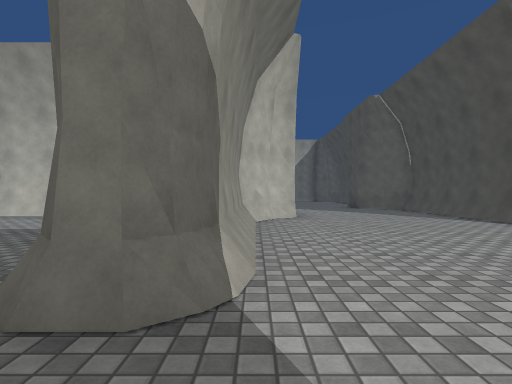
View 1 (above)

23 first-person views from a walk through a 3-D level made in the Unity game engine. The camera is 1.2 m above the floor, looks level and sees 80° across. The floor is counted in squares, 2 m on a side. Each view is taken from the middle of a square. On the plan, view 1 faces up. The plan holds only what a view shows up to about 9 squares ahead; the rest is blank. The place goes on beyond the plan. The player is left out. Surface patterns are stand-ins for the level's own textures.

View 2
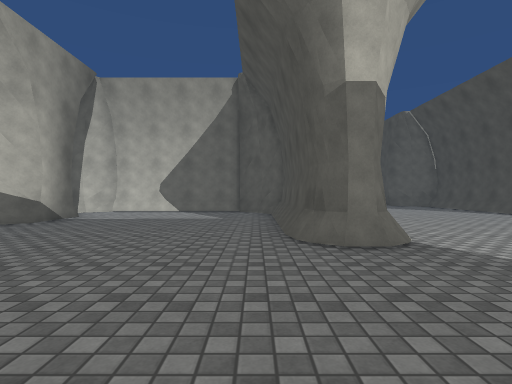

View 3
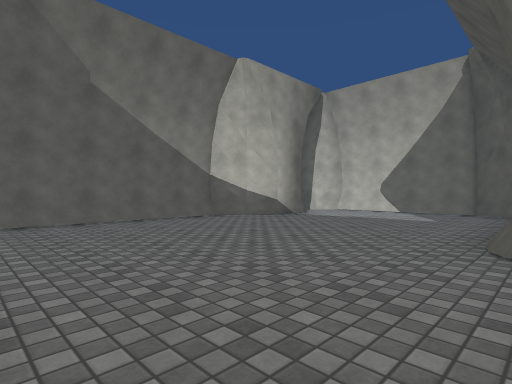

View 4
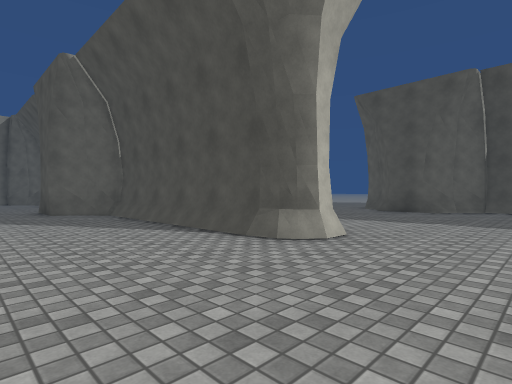

View 5
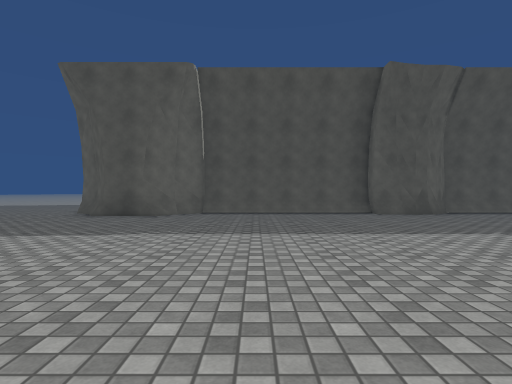

View 6
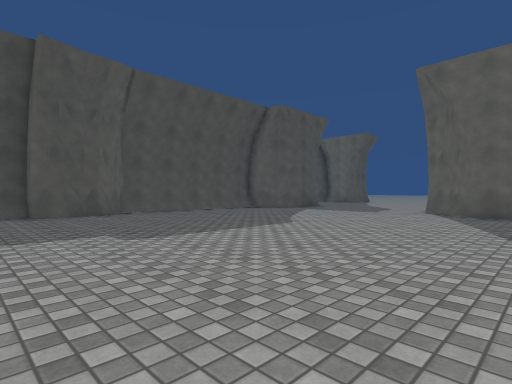

View 7
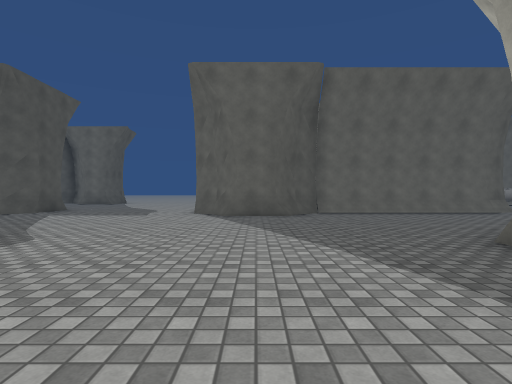

View 8
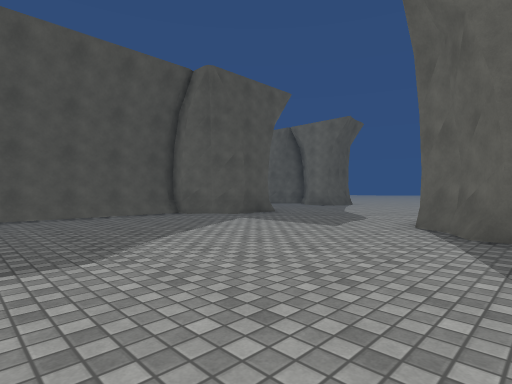

View 9
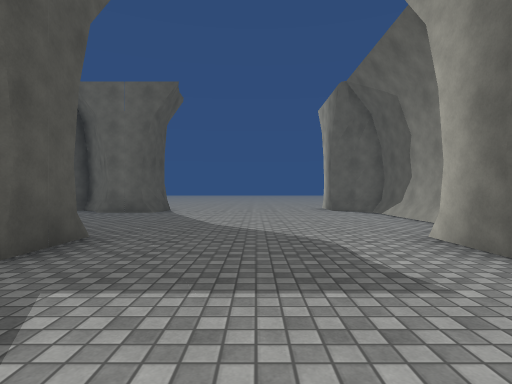

View 10
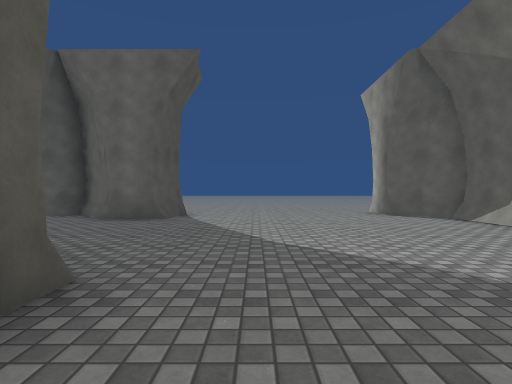

View 11
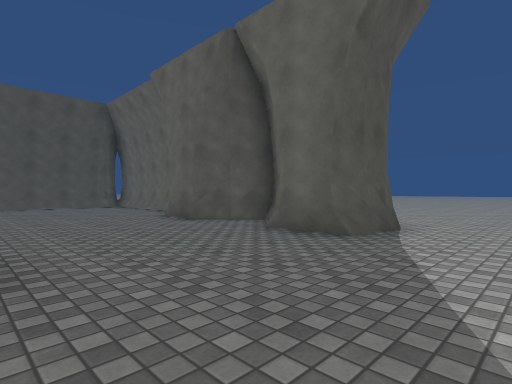

View 12
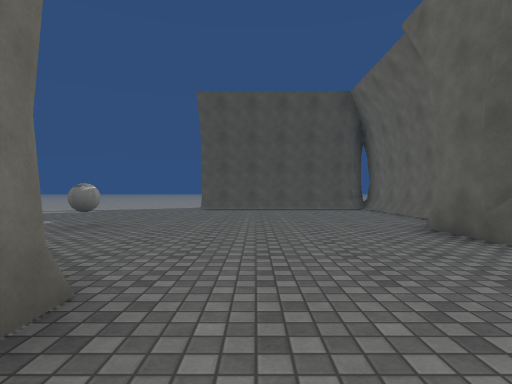

View 13
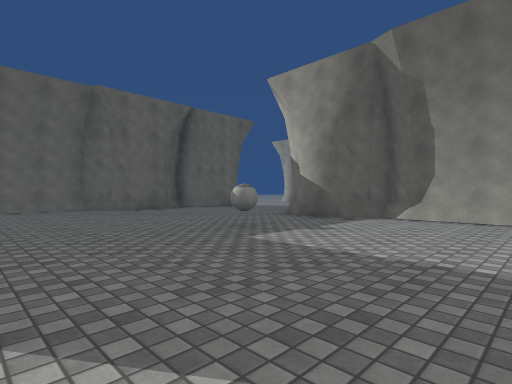

View 14
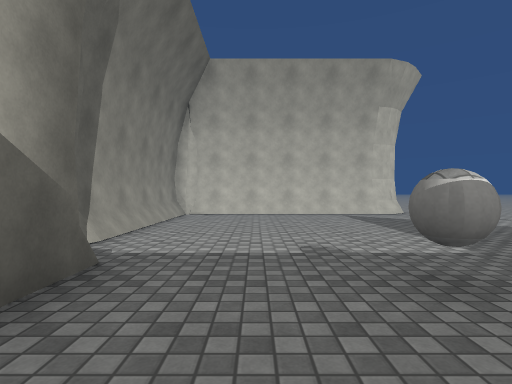

View 15
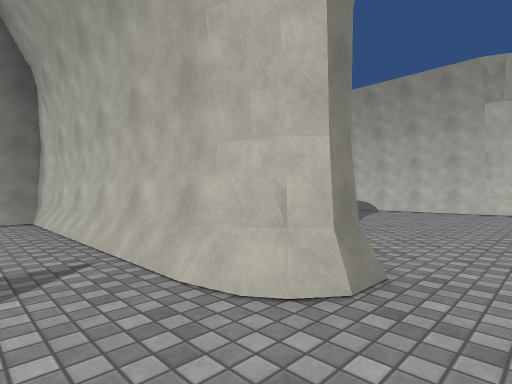

View 16
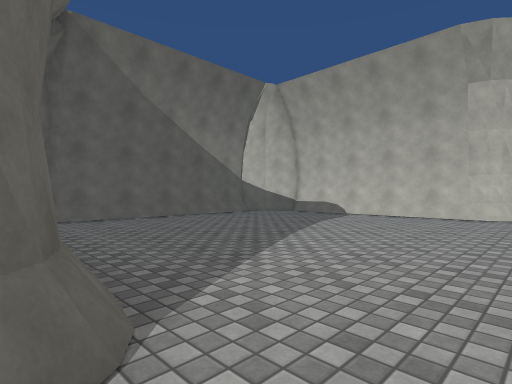

View 17
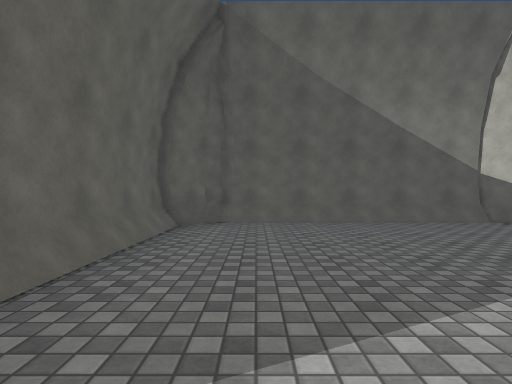

View 18
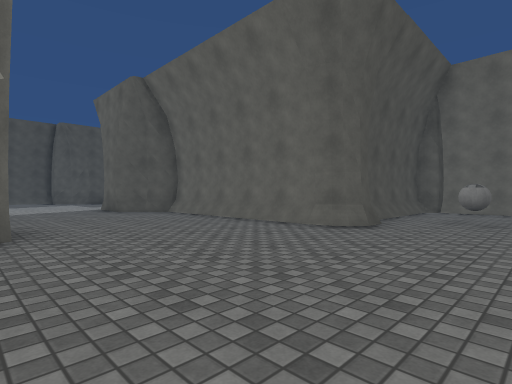

View 19
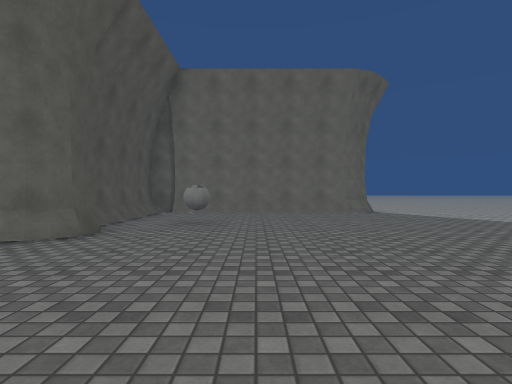

View 20
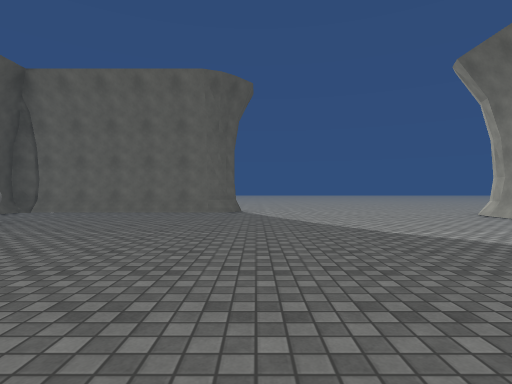

View 21
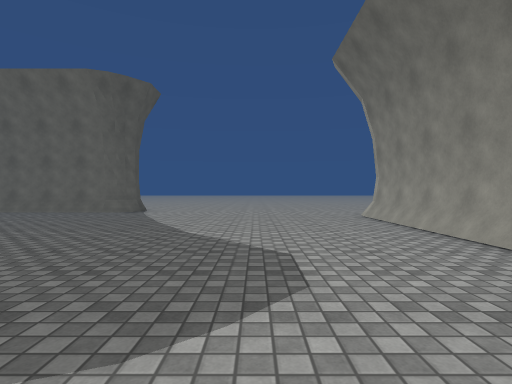

View 22
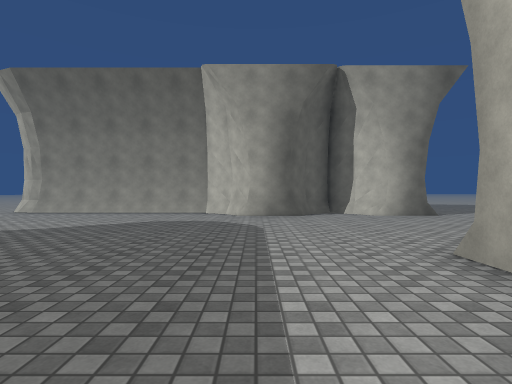

View 23
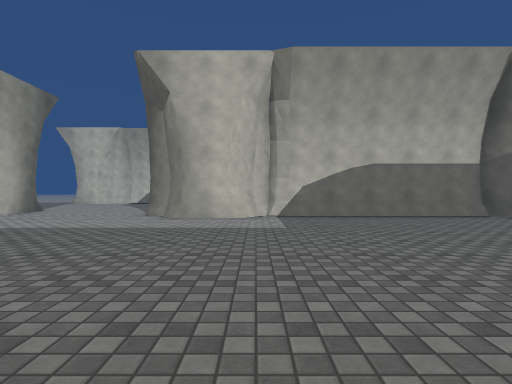

### Floor plan
Key: @ floor where view 1 was taken; # wall or solid block; . floor; B ball.
Columns run from 15 left of view 1 to 21 right of it. Each row starts with its distance up from view 1.
 12                   .#
 11                   .##
 10                   ..#
  9                  ...#      ..
  8         ######  ....#     ...
  7         #....###....#    ...#
  6         #.....##....#  ....##
  5         #.....##....##.....#   #####
  4         #.....##...........### .....
  3        ##.....##............##......
  2        #......##............##.......
  1        #.........   ........##.......
  0        #.......@   .........##.......
 -1 ..     #.......    .........##.......
 -2 ...      ......    .........##.......
 -3  #...             ..........########.
 -4 ##...########### #..........#######..
 -5 #.....##.......# ...........##.......
 -6 ##..........................##.......
 -7 ##..........................##.......
 -8 #...........................##.......
 -9 #..................###.....###.......
-10 #............#########.....###..B....
-11 #............#       #.....###.......
-12 #..........B.#       ................
-13 #............#      #................
-14 #............#      #................
-15 .......#######      #................
-16                     #......##..##....
-17                     ##.....#####  ###

Positions as (right, up) in squares from view 1, and headings:
1: (0, 0), facing up
2: (-2, -2), facing up
3: (-1, -2), facing up-left
4: (2, 2), facing up-right
5: (4, 2), facing right
6: (4, 0), facing down-right
7: (5, -1), facing down
8: (5, -4), facing down-right
9: (9, -7), facing down
10: (10, -9), facing down
11: (10, -12), facing down-right
12: (12, -13), facing right
13: (21, -6), facing down-left
14: (16, -12), facing up
15: (21, -5), facing up-left
16: (21, -3), facing up-left
17: (20, -1), facing left
18: (-5, -5), facing down-right
19: (-5, -6), facing down
20: (-9, -6), facing down
21: (-12, -6), facing down
22: (-6, -7), facing left
23: (-7, -12), facing up
